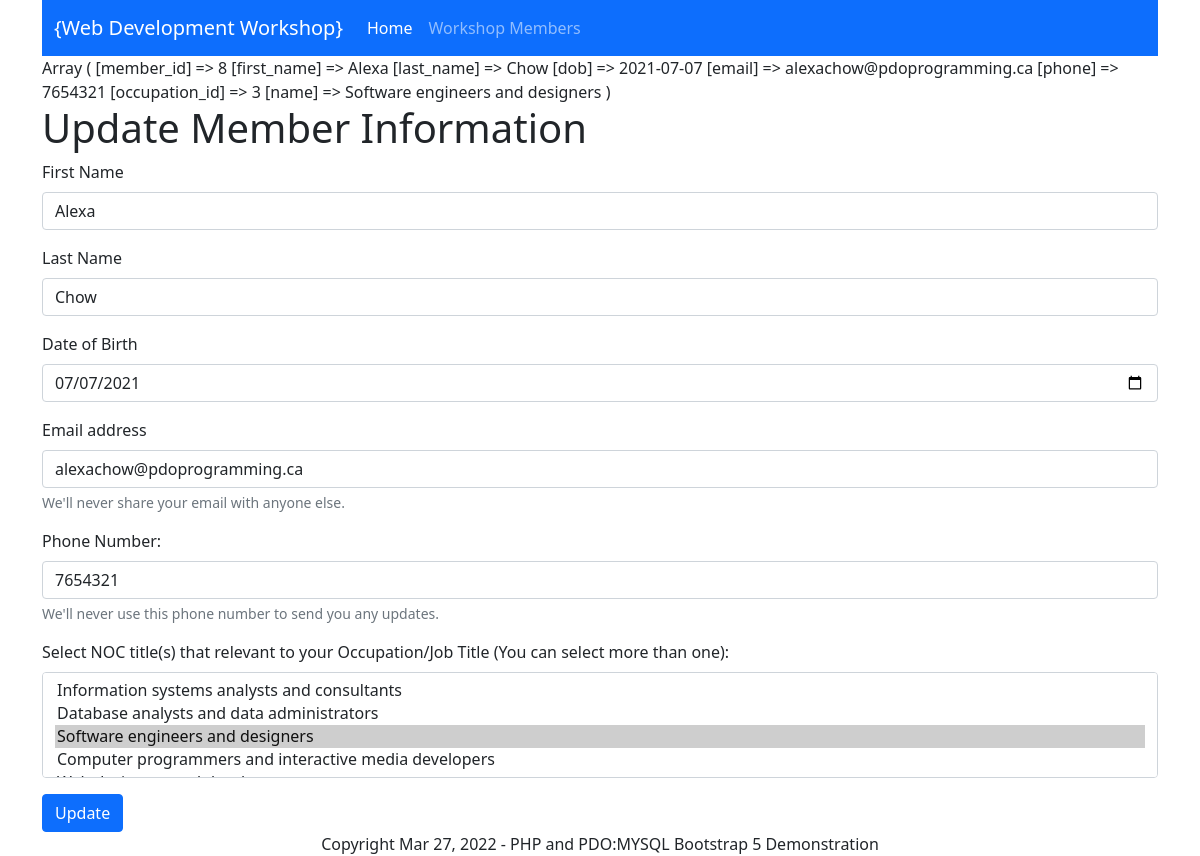
/update-member.php?id=8, run on the app's committed database.
### tables this page shows
CREATE TABLE IF NOT EXISTS members 
(
    member_id int(11) NOT NULL, 
    first_name varchar(40) NOT NULL, 
    last_name varchar(40) NOT NULL, 
    dob date NOT NULL, email varchar(80) NOT NULL, 
    phone varchar(20) NOT NULL, 
    occupation_id int(11) NOT NULL 
);

### db_config/crud.php (called while the page is built, shortened)
<?php
require_once 'Database.php';
$crud = new Database($pdo);

### db_config/Database.php (called while the page is built, shortened)
<?php
class Database {
    private $db;
    function __construct($connection) {
        $this->db = $connection;
    }
    public function getOccupations() {
        try {
            $sql = "SELECT * FROM occupations";
            $result = $this->db->query($sql);
            return $result;
        }  catch (PDOException $e) {
            echo $e->getMessage();
            return false;
        }
    }
    public function getMemberDetails($mem_id) {
        try {
            $sql =
            "SELECT * FROM members
            AS mem INNER JOIN occupations AS occ
            on mem.occupation_id = occ.occupation_id
            WHERE member_id = :id";
            $stmt = $this->db->prepare($sql);
            $stmt->bindparam(':id', $mem_id);
            $stmt->execute();
            $result = $stmt->fetch(PDO::FETCH_ASSOC);
            return $result;
        }  catch (PDOException $e) {
            echo $e->getMessage();
            return false;
        }
    }
}

### update-member.php (the view, shortened to what this page needs)
<?php
require_once 'templates/header.php';
require_once 'db_config/crud.php';
$occupationsObj = $crud->getOccupations();
if (!isset($_GET['id'])) {
    echo "<h2>Member id is not found!</h2>";
}
else {
    $id = $_GET['id'];
    $memInfoArr = $crud->getMemberDetails($id);
    print_r($memInfoArr);
?>
<h1>Update Member Information</h1>
 <form method="POST" action="process-update.php">
    <div class="mb-3">
        <label for="firstname" class="form-label">First Name</label>
        <input type="text" class="form-control" id="firstname" name="firstname" aria-describedby="firstnameHelp"
        value=<?php echo $memInfoArr['first_name']; ?>>
    </div>
    <div class="mb-3">
        <label for="lastname" class="form-label">Last Name</label>
        <input type="text" class="form-control" id="lastname" name="lastname" aria-describedby="lastnameHelp"
        value=<?php echo $memInfoArr['last_name']; ?>>
    </div>
    <div class="mb-3">
        <label for="dob" class="form-label">Date of Birth</label>
        <input type="date" class="form-control" id="dob" name="dob" aria-describedby="dobHelp"
        value=<?php echo $memInfoArr['dob']; ?>>
    </div>
    <div class="mb-3">
        <label for="email" class="form-label">Email address</label>
        <input type="email" class="form-control" id="email" name="email" aria-describedby="emailHelp"
        value=<?php echo $memInfoArr['email']; ?>>
        <div id="emailHelp" class="form-text">We'll never share your email with anyone else.</div>
    </div>
    <div class="mb-3">
        <label for="phone" class="form-label">Phone Number:</label>
        <input type="text" class="form-control" id="phone" name="phone" aria-describedby="phoneHelp"
        value=<?php echo $memInfoArr['phone']; ?>>
        <div id="phoneHelp" class="form-text">We'll never use this phone number to send you any updates.</div>
    </div>
    <div class="mb-3">
        <label for="occupation" class="form-label">Select NOC title(s) that relevant to your Occupation/Job Title (You can select more than one):</label>
        <select class="form-select" id="occupation" name="occupation" multiple aria-label="multiple select example">
            <?php
                while($row = $occupationsObj->fetch(PDO::FETCH_ASSOC))  {
            ?>
               <option value="<?php echo $row['occupation_id']; ?>"
               <?php
                echo (($row['occupation_id']==$memInfoArr['occupation_id']) ? 'selected' : '');
               ?>>
                    <?php echo $row['name'] ?>
                </option>
            <?php
                }
            ?>
        </select>
    </div>
    <button type="submit" class="btn btn-primary" name="submit">Update</button>
</form>
<?php
}
require_once 'templates/footer.php';
?>

### data on the page
members: firstname "Alexa", lastname "Chow", dob "07/07/2021", email "alexachow@pdoprogramming.ca", phone "7654321"

### other printed values
form field occupation "Information systems analysts and consultants / Database analysts and data administrators / Software engineers and designers ☑ / Computer programmers and interactive media developers"
